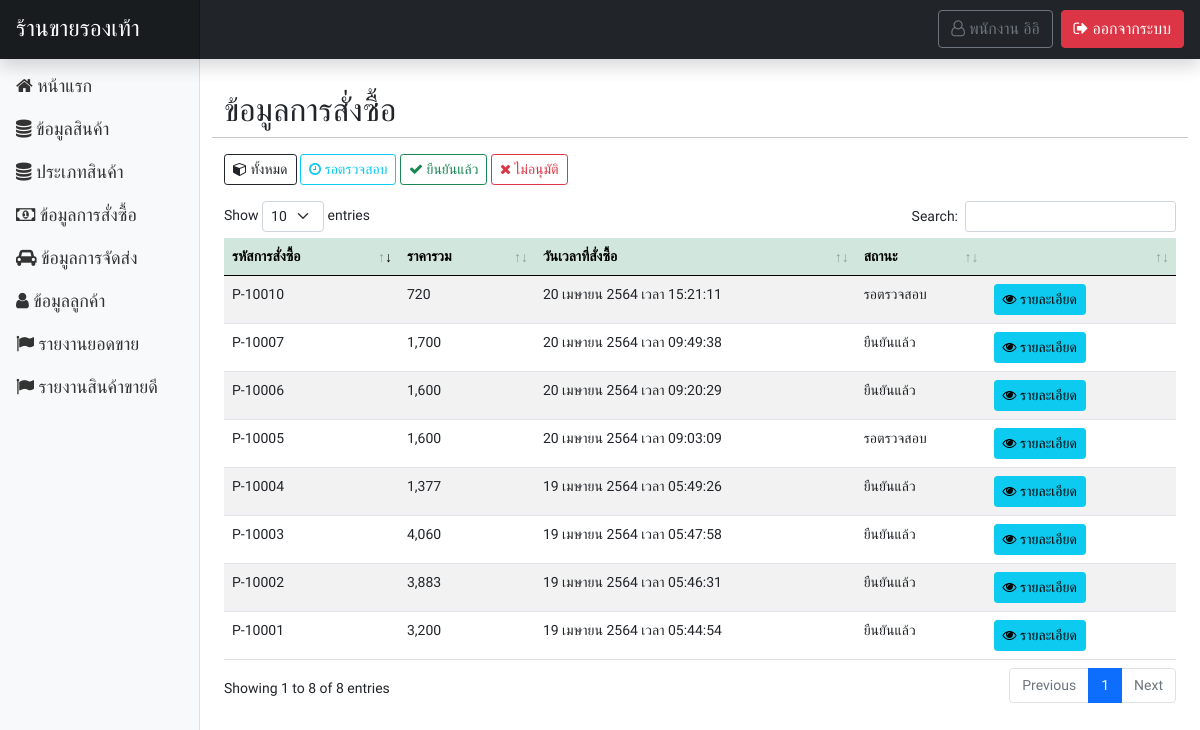
The app's page /page-user/order_show.php (signed in) with its own data.
### tables this page shows
CREATE TABLE `tbl_user` (
  `u_id` int(10) NOT NULL COMMENT 'ID',
  `u_username` varchar(255) NOT NULL COMMENT 'ชื่อผู้ใช้',
  `u_password` varchar(255) NOT NULL COMMENT 'รหัสผ่าน',
  `u_fname` varchar(255) NOT NULL COMMENT 'ชื่อ',
  `u_lname` varchar(255) NOT NULL COMMENT 'นามสกุล',
  `u_sex` varchar(50) NOT NULL COMMENT 'เพศ',
  `u_address` text NOT NULL COMMENT 'ที่อยู่',
  `u_email` varchar(255) NOT NULL COMMENT 'อีเมล์',
  `u_tel` varchar(10) NOT NULL COMMENT 'เบอร์โทร',
  `u_role` varchar(50) NOT NULL COMMENT 'บทบาท'
);

CREATE TABLE `tbl_payment` (
  `pm_id` int(50) NOT NULL COMMENT 'ID',
  `pm_code` varchar(255) NOT NULL COMMENT 'รหัสการสั่งซื้อ',
  `pm_img` varchar(255) NOT NULL COMMENT 'รูปภาพการโอน',
  `pm_total` varchar(255) NOT NULL COMMENT 'ยอดรวม',
  `pm_u_id` int(50) NOT NULL COMMENT 'ID ผู้ชื้อ',
  `pm_channel` varchar(255) DEFAULT NULL,
  `pm_date` varchar(255) NOT NULL COMMENT 'วันเวลาที่สั่งซื้อ',
  `pm_address` text NOT NULL COMMENT 'ที่อยู่',
  `pm_status` varchar(255) NOT NULL COMMENT 'สถานะ'
);

### functions.php (called while the page is built, shortened)
<?php
class ConnectDB
{
    protected $db;
    function __construct()
    {
        $DB_HOST = "localhost";
        $DB_USER = "root";
        $DB_PASS = "";
        $DB_NAME = "stoe_store";
        $con = new mysqli($DB_HOST, $DB_USER, $DB_PASS, $DB_NAME);
        $con->set_charset("utf8");
        $this->db = $con;
    }
    function query($data)
    {
        $result = $this->db->query($data);
        if ($result == true) {
            return $result;
        } else {
            echo "Error to query.!!";
        }
    }
}
class User extends ConnectDB
{
    function userGetById($id)
    {
        $result = $this->db->query("SELECT * FROM tbl_user WHERE u_id = '$id' ");
        $row = $result->fetch_all(MYSQLI_ASSOC);
        return $row;
    }
}
function ConvertDateToThai($datetime)
{
    $XdateTime = explode(" ", $datetime);
    $time = $XdateTime[1];
    $date = explode("-", $XdateTime[0]);
    $monthList = [
        "01" => "มกราคม",
        "02" => "กุมภาพันธ์",
        "03" => "มีนาคม",
        "04" => "เมษายน",
        "05" => "พฤษภาคม",
        "06" => "มิถุนายน",
        "07" => "กรกฎาคม",
        "08" => "สิงหาคม",
        "09" => "กันยายน",
        "10" => "ตุลาคม",
        "11" => "พฤศจิกายน",
        "12" => "ธันวาคม",
    ];
    return $date[2] . " " . $monthList[$date[1]] . " " . $date[0] + 543 . " เวลา " . $time;
}

### page-user/order_show.php (the view, shortened to what this page needs)
<?php include('header.php'); ?>
</head>
<?php
$obj = new ConnectDB();
$objModal = new ConnectDB();
if (isset($_GET['display'])) {
    switch ($_GET['display']) {
        case 'success':
            $result = $obj->query("SELECT * FROM tbl_payment as pm INNER JOIN tbl_user as u ON pm.pm_u_id = u.u_id WHERE pm.pm_status = 'ยืนยันแล้ว' ");
            break;
        case 'delete':
            $result = $obj->query("SELECT * FROM tbl_payment as pm INNER JOIN tbl_user as u ON pm.pm_u_id = u.u_id WHERE pm.pm_status = 'ไม่อนุมัติ' ");
            break;
        case 'wait':
            $result = $obj->query("SELECT * FROM tbl_payment as pm INNER JOIN tbl_user as u ON pm.pm_u_id = u.u_id WHERE pm.pm_status = 'รอตรวจสอบ' ");
            break;
    }
} else {
    $result = $obj->query("SELECT * FROM tbl_payment as pm INNER JOIN tbl_user as u ON pm.pm_u_id = u.u_id");
}
?>
<body>
    <?php include('navbar.php'); ?>
    <div class="container-fluid">
        <div class="row my-4">
            <?php include('sidebar.php'); ?>
            <main class="col-md-9 ms-sm-auto col-lg-10 px-md-4">
                <div class="row mt-2">
                    <h2>ข้อมูลการสั่งซื้อ</h2>
                    <hr>
                    <div class="row mb-3">
                        <div class="col-md-12">
                            <a href="order_show.php" class="btn btn-sm btn-outline-dark"><i class="fa fa-cube" aria-hidden="true"></i> ทั้งหมด</a>
                            <a href="?display=wait" class="btn btn-sm btn-outline-info"><i class="fa fa-clock-o" aria-hidden="true"></i> รอตรวจสอบ</a>
                            <a href="?display=success" class="btn btn-sm btn-outline-success"><i class="fa fa-check" aria-hidden="true"></i> ยืนยันแล้ว</a>
                            <a href="?display=delete" class="btn btn-sm btn-outline-danger"><i class="fa fa-times" aria-hidden="true"></i> ไม่อนุมัติ</a>
                        </div>
                    </div>
                    <table id="dtb" class="table table-striped table-hover" style="width:100%">
                        <thead>
                            <tr class="table-success">
                                <th>รหัสการสั่งซื้อ</th>
                                <th>ราคารวม</th>
                                <th>วันเวลาที่สั่งซื้อ</th>
                                <th>สถานะ</th>
                                <th></th>
                            </tr>
                        </thead>
                        <tbody>
                            <?php while ($row = $result->fetch_array()) { ?>
                                <tr>
                                    <td><?= $row['pm_code']; ?></td>
                                    <td><?= number_format($row['pm_total']); ?></td>
                                    <td><?= ConvertDateToThai($row['pm_date']); ?></td>
                                    <td><?= $row['pm_status']; ?></td>
                                    <td width="20%">
                                        <?php if (isset($_GET['display']) && $_GET['display'] == 'success') { ?>
                                            <button class="btn btn-sm btn-info m-0" type="button" data-bs-toggle="modal" data-bs-target="#Modal<?= $row['pm_id'] ?>"><i class="fa fa-eye" aria-hidden="true"></i> รายละเอียด</button>
                                            <a href="?action=remove&id=<?= $row['pm_id']; ?>&code=<?= $row['pm_code']; ?>" class="btn btn-danger btn-sm" onclick="return confirm('ยืนยัน?');"><i class="fa fa-trash" aria-hidden="true"></i> ลบ</a>
                                        <?php } else { ?>
                                            <button class="btn btn-sm btn-info m-0" type="button" data-bs-toggle="modal" data-bs-target="#Modal<?= $row['pm_id'] ?>"><i class="fa fa-eye" aria-hidden="true"></i> รายละเอียด</button>
                                        <?php } ?>
                                    </td>
                                </tr>
                                                            <?php
                                                            $resultModal = $objModal->query("SELECT * FROM tbl_payment_list as pl INNER JOIN tbl_cargo as cg ON pl.pl_cg_id=cg.cg_id WHERE  pl.pl_pm_code = '" . $row['pm_code'] . "' ");
                                                            ?>
                            <?php } ?>
                        </tbody>
                    </table>
                </div>
            </main>
        </div>
    </div>
    <?php include('call_datatable.php'); ?>
</body>
</html>

### page-user/navbar.php (shortened to what this page needs)
<header class="navbar navbar-dark sticky-top bg-dark flex-md-nowrap p-0 shadow no-print" id="no-print">
    <a class="navbar-brand col-md-3 col-lg-2 me-0 px-3" style="font-size:23px;" href="index.php">ร้านขายรองเท้า</a>
    <ul class="navbar-nav px-3 w-100 d-flex p-2 bd-highlight flex-row-reverse">
        <li class="nav-item text-nowrap">
            <a class="btn btn-danger" href="../logout.php"><i class="fa fa-sign-out" aria-hidden="true"></i> ออกจากระบบ</a>
        </li>
        <li class="nav-item text-nowrap">
            <?php
                $objName = new User();
                $rowName = $objName->userGetById($_SESSION['user']['id']);
            ?>
            <a class="me-2 btn btn-outline-secondary" href="profile.php"><i class="fa fa-user-o" aria-hidden="true"></i> <?= $rowName[0]['u_fname'] . ' ' . $rowName[0]['u_lname']; ?></a>
        </li>
    </ul>
</header>

### css/style.css (style rules this page uses)
* { font-family: "Chakra Petch", sans-serif; }

### css/dashboard.css (style rules this page uses)
body { font-size: .875rem; }
.navbar-brand { padding-top: .75rem; padding-bottom: .75rem; font-size: 1rem; background-color: rgba(0, 0, 0, .25); box-shadow: inset -1px 0 0 rgba(0, 0, 0, .25); }

### records on screen
tbl_user: u_fname "พนักงาน", u_lname "อิอิ"
tbl_payment: pm_code "P-10001", pm_total "3,200", pm_date "19 เมษายน 2564 เวลา 05:44:54", pm_status "ยืนยันแล้ว"
tbl_payment: pm_code "P-10002", pm_total "3,883", pm_date "19 เมษายน 2564 เวลา 05:46:31", pm_status "ยืนยันแล้ว"
tbl_payment: pm_code "P-10003", pm_total "4,060", pm_date "19 เมษายน 2564 เวลา 05:47:58", pm_status "ยืนยันแล้ว"
tbl_payment: pm_code "P-10004", pm_total "1,377", pm_date "19 เมษายน 2564 เวลา 05:49:26", pm_status "ยืนยันแล้ว"
tbl_payment: pm_code "P-10005", pm_total "1,600", pm_date "20 เมษายน 2564 เวลา 09:03:09", pm_status "รอตรวจสอบ"
tbl_payment: pm_code "P-10006", pm_total "1,600", pm_date "20 เมษายน 2564 เวลา 09:20:29", pm_status "ยืนยันแล้ว"
tbl_payment: pm_code "P-10007", pm_total "1,700", pm_date "20 เมษายน 2564 เวลา 09:49:38", pm_status "ยืนยันแล้ว"
tbl_payment: pm_code "P-10010", pm_total "720", pm_date "20 เมษายน 2564 เวลา 15:21:11", pm_status "รอตรวจสอบ"
